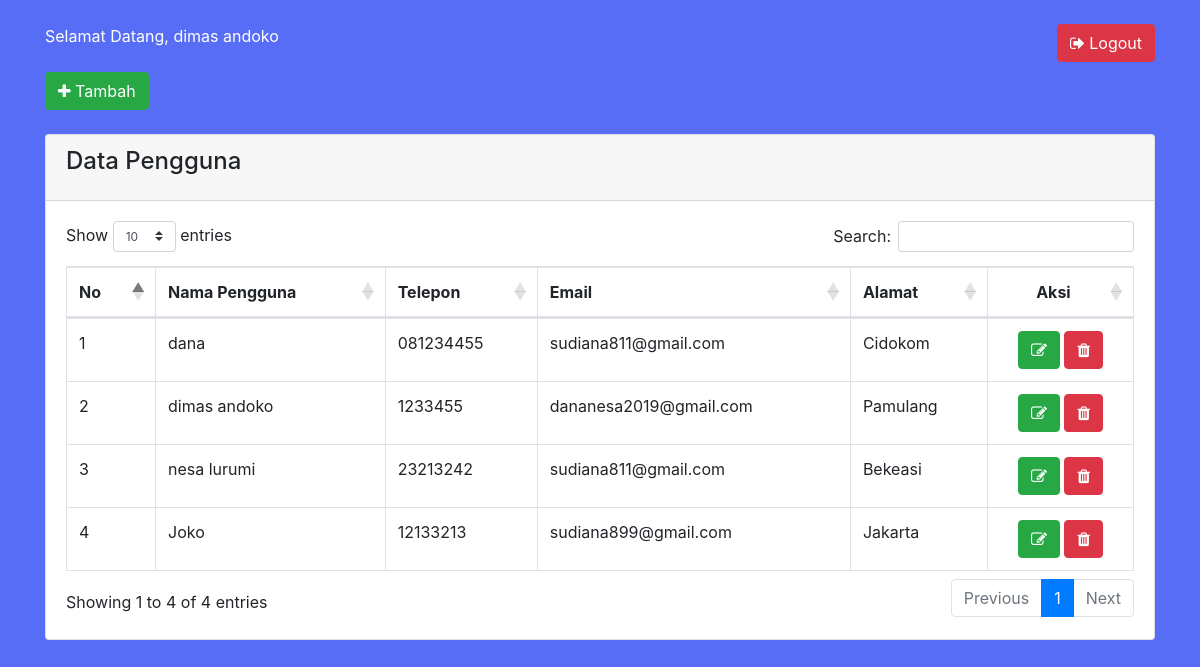
The page /index.php (signed in) on the database its author committed.
### tables this page shows
CREATE TABLE `tbl_user` (
  `id_login` int(11) NOT NULL,
  `username` varchar(255) NOT NULL,
  `password` varchar(255) NOT NULL,
  `nama_pengguna` varchar(255) NOT NULL,
  `telepon` varchar(15) NOT NULL,
  `email` varchar(255) NOT NULL,
  `alamat` text NOT NULL
);

### proses/panggil.php (called while the page is built, shortened)
<?php
    include 'prosescrud.php';
    $db = new Koneksi();
    $koneksi =  $db->DBConnect();
    $proses = new prosesCrud($koneksi);
    $id = $_SESSION['ADMIN']['id_login'];
    $sesi = $proses->tampil_data_id('tbl_user','id_login',$id);
?>

### proses/prosescrud.php (called while the page is built, shortened)
<?php
class prosesCrud {
    protected $db;
    function __construct($db){
        $this->db = $db;
    }
    function tampil_data($tabel)
    {
        $row = $this->db->prepare("SELECT * FROM $tabel");
        $row->execute();
        return $hasil = $row->fetchAll();
    }
    function tampil_data_id($tabel,$where,$id)
    {
        $row = $this->db->prepare("SELECT * FROM $tabel WHERE $where = ?");
        $row->execute(array($id));
        return $hasil = $row->fetch();
    }
}

### index.php (the view, shortened to what this page needs)
<?php
    require 'proses/panggil.php';
?>
<!DOCTYPE HTML>
<html>
	<head>
        <link rel="stylesheet" href="https://cdnjs.cloudflare.com/ajax/libs/twitter-bootstrap/4.1.3/css/bootstrap.css">
        <link rel="stylesheet" href="https://cdn.datatables.net/1.10.19/css/dataTables.bootstrap4.min.css" />
        <link rel="stylesheet" href="https://stackpath.bootstrapcdn.com/font-awesome/4.7.0/css/font-awesome.min.css">
	</head>
    <body style="background:#586df5;">
		<div class="container">
			<div class="row">
				<div class="col-lg-12">
                    <?php if(!empty($_SESSION['ADMIN'])){?>
                    <br/>
                    <span style="color:#fff";>Selamat Datang, <?php echo $sesi['nama_pengguna'];?></span>
                    <a href="logout.php" class="btn btn-danger btn-md float-right"><span class="fa fa-sign-out"></span> Logout</a>
                    <br/><br/>
                    <a href="tambah.php" class="btn btn-success btn-md"><span class="fa fa-plus"></span> Tambah</a>
                    <br/><br/>
                    <div class="card">
                        <div class="card-header">
                            <h4 class="card-title">Data Pengguna</h4>
                        </div>
                        <div class="card-body">
                            <table class="table table-hover table-bordered" id="mytable" style="margin-top: 10px">
                                <thead>
                                    <tr>
                                        <th width="50px">No</th>
                                        <th>Nama Pengguna</th>
                                        <th>Telepon</th>
                                        <th>Email</th>
                                        <th>Alamat</th>
                                        <th style="text-align: center;">Aksi</th>
                                    </tr>
                                </thead>
                                <tbody>
                                <?php
                                    $no=1;
                                    $hasil = $proses->tampil_data('tbl_user');
                                    foreach($hasil as $isi){
                                ?>
                                    <tr>
                                        <td><?php echo $no; ?></td>
                                        <td><?php echo $isi['nama_pengguna']?></td>
                                        <td><?php echo $isi['telepon'];?></td>
                                        <td><?php echo $isi['email'];?></td>
                                        <td><?php echo $isi['alamat'];?></td>
                                        <td style="text-align: center;">
                                            <a href="edit.php?id=<?php echo $isi['id_login'];?>" class="btn btn-success btn-md">
                                            <span class="fa fa-edit"></span></a>
                                            <a onclick="return confirm('Apakah yakin data akan di hapus?')" href="proses/crud.php?aksi=hapus&hapusid=<?php echo $isi['id_login'];?>"
                                            class="btn btn-danger btn-md"><span class="fa fa-trash"></span></a>
                                        </td>
                                    </tr>
                                <?php
                                    $no++;
                                    }
                                ?>
                                </tbody>
                            </table>
                        </div>
                    </div>
                    <?php }?>
			    </div>
			</div>
		</div>
	</body>
</html>

### rows shown on the page
tbl_user: nama_pengguna "dimas andoko", telepon "1233455", email "dananesa2019@gmail.com", alamat "Pamulang"
tbl_user: nama_pengguna "dana", telepon "081234455", email "sudiana811@gmail.com", alamat "Cidokom"
tbl_user: nama_pengguna "nesa lurumi", telepon "23213242", email "sudiana811@gmail.com", alamat "Bekeasi"
tbl_user: nama_pengguna "Joko", telepon "12133213", email "sudiana899@gmail.com", alamat "Jakarta"
